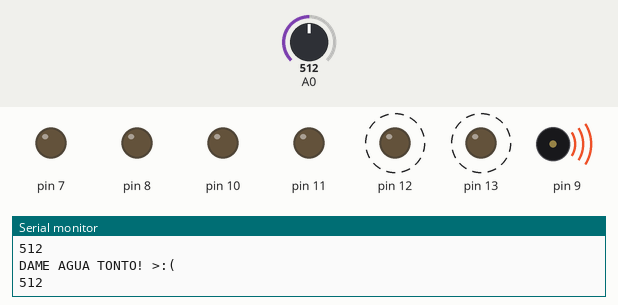
Simulated run of this sketch. Board: Arduino Uno, built with avr-gcc and run on an emulated ATmega328P. Shown: output pins drawn as LEDs (lit = HIGH), buzzer (waves = sounding), the last lines printed to the serial monitor. Dashed ring = blinking. The inputs (shaded band) are chosen by the test bench; at power-on: A0 = 512.

Above: at 1.7 s.
1.8 s: A0 set to 313
5.3 s: A0 set to 289
At 7.0 s:
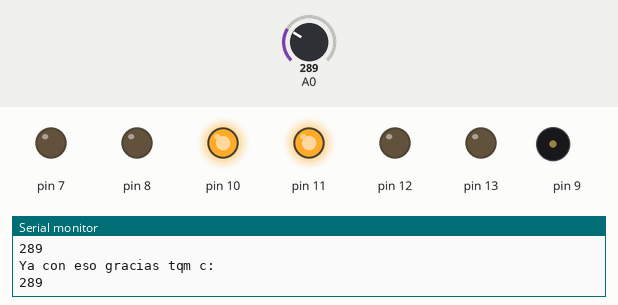
7.4 s: A0 set to 306
At 8.0 s:
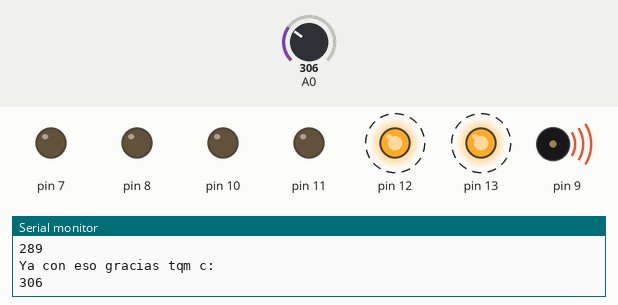
Timing chart, 0 to 17.3 s (numbered marks = the images above; inputs shaded):
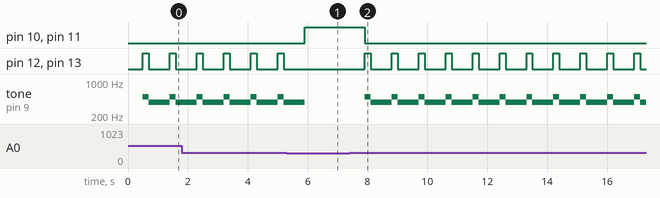

Measured:
- the behaviour switches between 300 and 299 on A0 (found by bisection; images 0 and 1)
- after the input at 5.3 s, pin 10, pin 11: LOW → HIGH after 0.60 s; pin 12, pin 13: stops changing and stays LOW
- after the input at 7.4 s, pin 10, pin 11: HIGH → LOW after 0.51 s; pin 12, pin 13: alternates HIGH for 0.20 s and LOW for 0.70 s, starting after 0.51 s; tone on pin 9: alternates 500 Hz for 0.20 s and 380 Hz for 0.70 s, starting after 0.51 s
- by itself, pin 12, pin 13: alternates HIGH for 0.20 s and LOW for 0.70 s
- by itself, tone on pin 9: alternates 500 Hz for 0.20 s and 380 Hz for 0.70 s

The sketch:

Code.INO
```cpp
int humedad;

void setup() {

for (int i = 8; i<=13; i++) {
  pinMode(i, OUTPUT);

}
 Serial.begin(9600);

}

void loop() {
 humedad = analogRead(A0);

 Serial.println(humedad);
 delay(500);
  if (humedad<300) {
    digitalWrite(11, HIGH);
    digitalWrite(10, HIGH);
    digitalWrite(13, LOW);
    digitalWrite(12, LOW);
    noTone(9);
  Serial.println("Ya con eso gracias tqm c:");
}
else {
   digitalWrite(11, LOW);
    digitalWrite(10, LOW);
    digitalWrite(13, HIGH);
    digitalWrite(12, HIGH);
    tone(9, 500);
    delay(200);
    digitalWrite(13,LOW);
    digitalWrite(12,LOW);
    tone(9, 380);
    delay(200);
  Serial.println("DAME AGUA TONTO! >:(");
  analogWrite(7, HIGH);
    }
}
```
